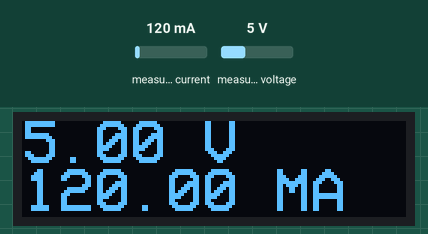
A sketch run on a simulated Arduino Uno, built with avr-gcc and run on an emulated ATmega328P. Shown: 128×32 one-colour display. The test bench sets the inputs (shaded band); at power-on: measured current 120 mA, measured voltage 5 V.

Above: at 1.2 s.
1.3 s: measured current set to 40 mA
At 2.7 s:
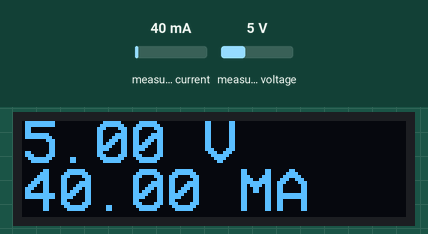
3.0 s: measured voltage set to 0.3 V
At 4.1 s:
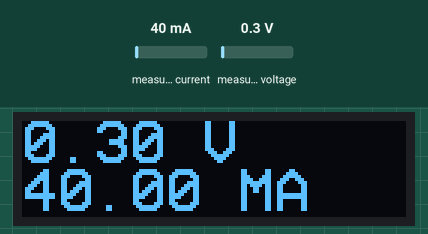
4.8 s: measured current set to 500 mA
At 5.9 s:
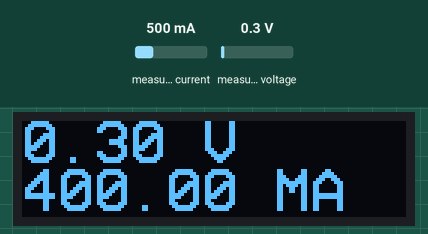
6.5 s: measured voltage set to 3.8 V
At 8.3 s:
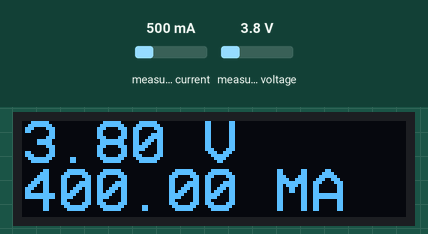
Timing chart, 0 to 9.3 s (numbered marks = the images above; inputs shaded):
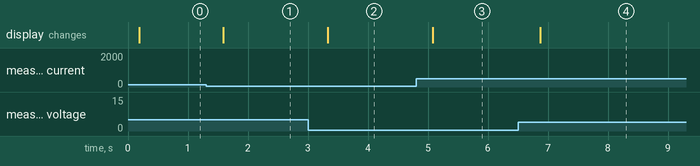

Measured:
- after the input at 1.3 s, the display: changes after 0.29 s (image 1)
- after the input at 3.0 s, the display: changes after 0.33 s (image 2)
- after the input at 4.8 s, the display: changes after 0.28 s (image 3)
- after the input at 6.5 s, the display: changes after 0.37 s (image 4)

The sketch:

CurrentMeter.ino
```cpp
/*
 * om deze sketch in een atmega168 te krijgen moet je u8g2 optimalisaties doen : in u8g2.h :
 * //sds #define U8G2_WITH_CLIP_WINDOW_SUPPORT
 * //sds #define U8G2_WITH_FONT_ROTATION
 *
 * de defines zijn default gezet, en includen meer code, door te commenten wordt de flash size kleiner
 * net klein genoeg 14278/14336 bytes
 * voorlopig geen andere lib dan adafruit gevonden voor ina219, die lijkt ook zeer groot voor niets te doen
 * TODO 03/2021 verkleinen, want fit niet meer, wat een vooruitgang
 */

#include <U8g2lib.h>
#include <Wire.h>
#include <Adafruit_INA219.h>

Adafruit_INA219 ina219;
U8G2_SSD1306_128X32_UNIVISION_1_HW_I2C u8g2(U8G2_R0, /* reset=*/ U8X8_PIN_NONE);   // Adafruit ESP8266/32u4/ARM Boards + FeatherWing OLED


void setup(void)
{
  //Serial.begin(115200);
  //Serial.println("Hello!");

  // Initialize the INA219.
  // By default the initialization will use the largest range (32V, 2A).  However
  // you can call a setCalibration function to change this range (see comments).
  ina219.begin();
  // To use a slightly lower 32V, 1A range (higher precision on amps):
  //ina219.setCalibration_32V_1A();
  // Or to use a lower 16V, 400mA range (higher precision on volts and amps):
  ina219.setCalibration_16V_400mA();

  u8g2.begin();
  //u8g2.setFont(u8g2_font_ncenB12_tr); // NOK 03/2021
  //u8g2.setFont(u8g2_font_tenfatguys_tu); // use font without lowercase to fit 16k flash, OK 03/2021
  u8g2.setFont(u8g2_font_VCR_OSD_tu); // use font without lowercase to fit 16k flash, OK 03/2021

}

void loop(void)
{
  float shuntvoltage = 0;
  float busvoltage = 0;
  float current_mA = 0;
  float loadvoltage = 0;
  float power_mW = 0;

  shuntvoltage = ina219.getShuntVoltage_mV();
  busvoltage = ina219.getBusVoltage_V();
  current_mA = ina219.getCurrent_mA();
  power_mW = ina219.getPower_mW();
  loadvoltage = busvoltage + (shuntvoltage / 1000);
  /*
  Serial.print("Bus Voltage:   "); Serial.print(busvoltage); Serial.println(" V");
  Serial.print("Shunt Voltage: "); Serial.print(shuntvoltage); Serial.println(" mV");
  Serial.print("Load Voltage:  "); Serial.print(loadvoltage); Serial.println(" V");
  Serial.print("Current:       "); Serial.print(current_mA); Serial.println(" mA");
  Serial.print("Power:         "); Serial.print(power_mW); Serial.println(" mW");
  Serial.println("");
  */

  u8g2.firstPage();
  do {
    u8g2.setCursor(0,15);
    u8g2.print(busvoltage);u8g2.print(" V");
    u8g2.setCursor(0,31);
    u8g2.print(current_mA);u8g2.print(" MA"); // use font without lowercase to fit 16k flash
  } while ( u8g2.nextPage() );
  delay(200);

}
```
